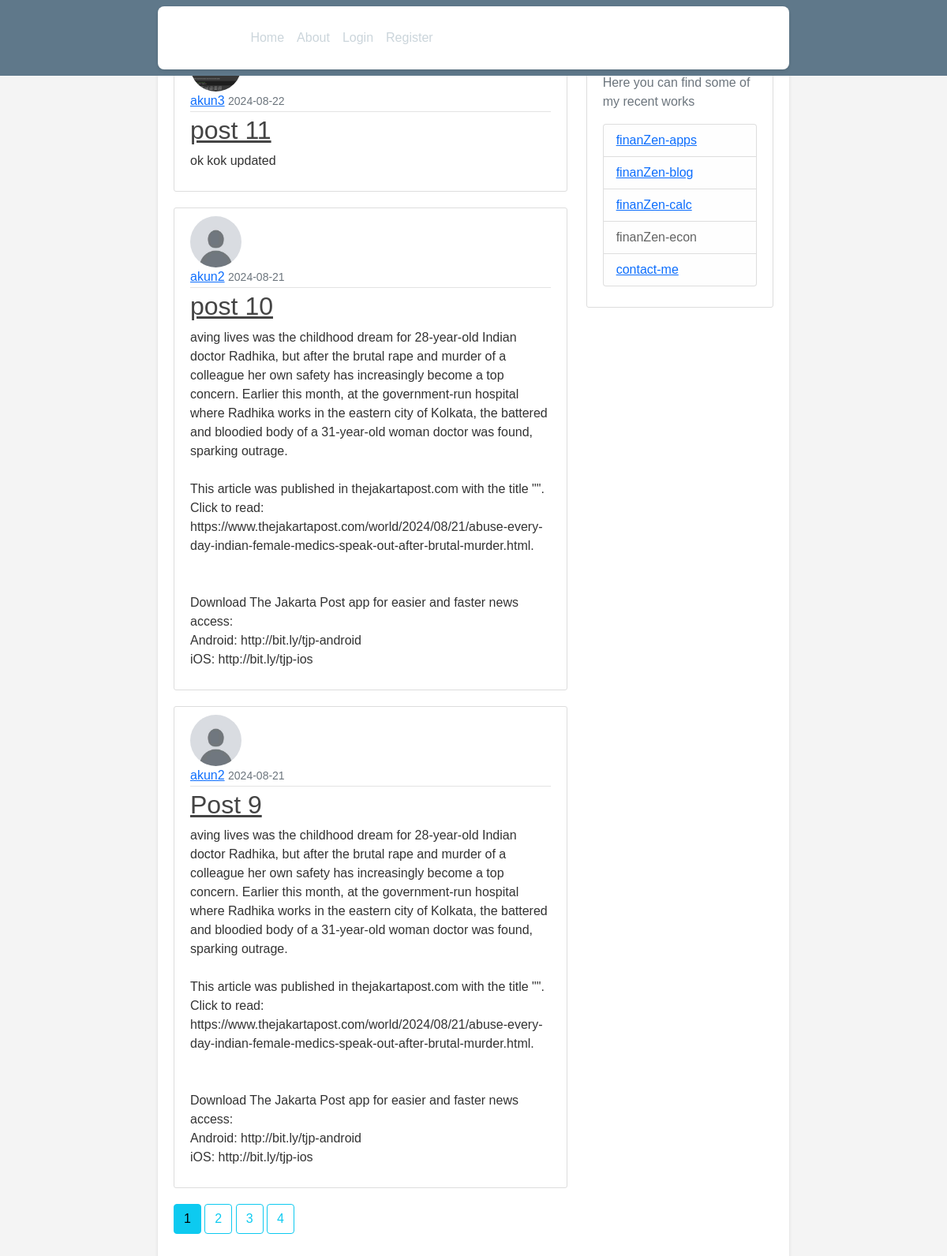
Page /home on the earlier database version.
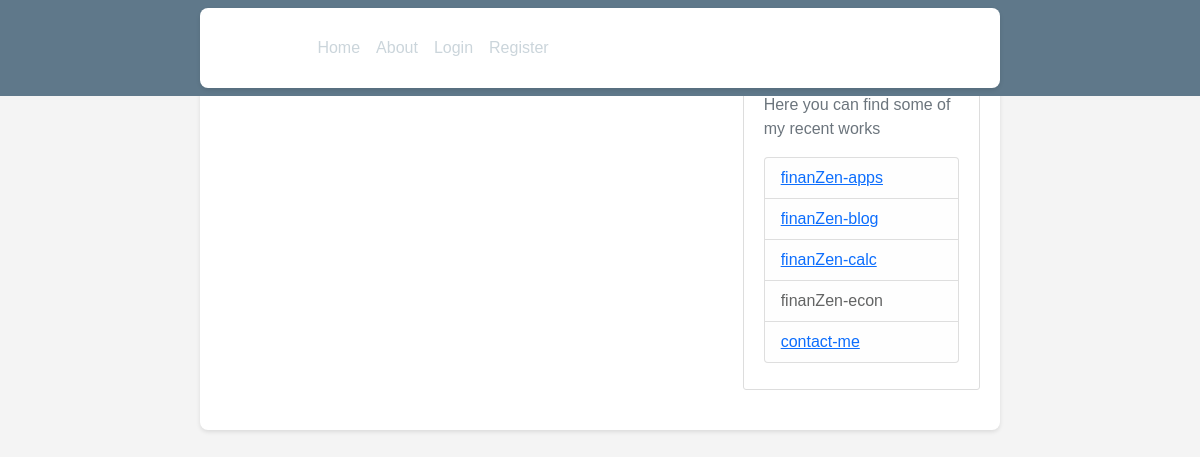
Same page on the later database version.
### finanzen/models.py (models this page shows, shortened)
class Post(db.Model):
    id = db.Column(db.Integer, primary_key=True)
    title = db.Column(db.String(100), nullable=False)
    date_posted = db.Column(db.DateTime, nullable=False, default=datetime.utcnow)
    content = db.Column(db.Text, nullable=False)
    user_id = db.Column(db.Integer, db.ForeignKey('user.id'), nullable=False)

class User(db.Model, UserMixin):
    id = db.Column(db.Integer, primary_key=True)
    username = db.Column(db.String(20), unique=True, nullable=False)
    email = db.Column(db.String(120), unique=True, nullable=False)
    image_file = db.Column(db.String(20), nullable=False, default='default.jpg')
    password = db.Column(db.String(60), nullable=False)
    posts = db.relationship('Post', backref='author', lazy=True)
    assets = db.relationship('Asset', backref='owner', lazy=True)

### finanzen/main/routes.py (the view)
@main.route("/home")
def home():
    page = request.args.get('page', 1, type=int)
    posts = Post.query.order_by(Post.date_posted.desc()).paginate(page=page, per_page=3)
    return render_template('home.html', posts=posts)

### finanzen/templates/home.html
{% extends "layout.html" %}
{% block content %}
    {% for post in posts.items %}
      <article class="media content-section">
        <img class="rounded-circle article-img" src="{{  url_for('static', filename='profile_picts/' + post.author.image_file) }}">
        <div class="media-body">
          <div class="article-metadata">
            <a class="mr-2" href="{{ url_for('users.user_posts', username=post.author.username) }}">{{ post.author.username }}</a>
            <small class="text-muted">{{ post.date_posted.strftime('%Y-%m-%d') }}</small>
          </div>
          <h2><a class="article-title" href="{{ url_for('posts.post', post_id=post.id) }}">{{ post.title }}</a></h2>
          <p class="article-content">{{ post.content }}</p>
        </div>
      </article>
    {% endfor %}
    {% for page_num in posts.iter_pages() %}
      {% if page_num  %}
        {% if posts.page == page_num  %}
          <a class="btn btn-info mb-4" href="{{ url_for('main.home', page=page_num) }}">{{ page_num }}</a>
        {% else %}
          <a class="btn btn-outline-info mb-4" href="{{ url_for('main.home', page=page_num) }}">{{ page_num }}</a>
        {% endif %}
      {% else %}
          ...
      {% endif %}
    {% endfor %}
{% endblock content %}

### finanzen/templates/layout.html (shortened to what this page needs)
<!DOCTYPE html>
<html>
    <head>
        <link href="https://cdn.jsdelivr.net/npm/bootstrap@5.0.2/dist/css/bootstrap.min.css" rel="stylesheet">
        <link rel="stylesheet" type="text/css" href="{{ url_for('static', filename='main.css') }}">
    </head>
    <body>
        <header class="site-header">
            <nav class="navbar navbar-expand-md navbar-dark bg-steel fixed-top">
              <div class="container">
                <a class="navbar-brand mr-4" href="/">Portfolio</a>
                <div class="collapse navbar-collapse" id="navbarToggle">
                  <div class="navbar-nav mr-auto">
                    <a class="nav-item nav-link" href="{{ url_for('main.home') }}">Home</a>
                    <a class="nav-item nav-link" href="{{ url_for('main.about') }}">About</a>
                  </div>
                  <div class="navbar-nav">
                    {% if current_user.is_authenticated %}
                    <a class="nav-item nav-link" href="{{ url_for('posts.new_post') }}">New Post</a>
                    <a class="nav-item nav-link" href="{{ url_for('users.account') }}">Account</a>
                    <a class="nav-item nav-link" href="{{ url_for('users.logout') }}">Logout</a>
                    {% else %}
                    <a class="nav-item nav-link" href="{{ url_for('users.login') }}">Login</a>
                    <a class="nav-item nav-link" href="{{ url_for('users.register') }}">Register</a>
                    {% endif %}
                  </div>
                </div>
              </div>
            </nav>
        </header>
        <main role="main" class="container">
        <div class="row">
            <div class="col-md-8">
            {% block content %}{% endblock %}
            </div>
            <div class="col-md-4">
            <div class="content-section">
                <h3>Latest works</h3>
                <p class='text-muted'>Here you can find some of my recent works
                <ul class="list-group">
                    <li class="list-group-item list-group-item-light"> <a href="{{ url_for('users.login') }}">finanZen-apps</a></li>
                    <li class="list-group-item list-group-item-light"> <a href="{{ url_for('posts.new_post') }}">finanZen-blog</a></li>
                    <li class="list-group-item list-group-item-light"> <a href="{{ url_for('assets.calc') }}">finanZen-calc</a></li>
                    <li class="list-group-item list-group-item-light">finanZen-econ</li>
                    <li class="list-group-item list-group-item-light"><a href="{{ url_for('main.about') }}">contact-me</a></li>
                </ul>
                </p>
            </div>
            </div>
        </div>
        </main>
    </body>
</html>

### finanzen/static/main.css (style rules this page uses)
body { background: #fafafa; color: #333333; margin-top: 5rem; }
h1, h2, h3, h4, h5, h6 { color: #444444; }
.bg-steel { background-color: #5f788a; }
.site-header .navbar-nav .nav-link { color: #cbd5db; }
.content-section { background: #ffffff; padding: 10px 20px; border: 1px solid #dddddd; border-radius: 3px; margin-bottom: 20px; }
body { font-family: Arial, sans-serif; background-color: #f4f4f4; margin: 0; padding: 20px; }
.container { max-width: 800px; margin: 0 auto; background-color: #fff; padding: 20px; border-radius: 8px; box-shadow: 0 2px 4px rgba(0, 0, 0, 0.1); }

Differences in the rows shown:
removed Post: author.username "akun3", date_posted "2024-08-22", title "post 11", content "ok kok updated"
removed Post: image_file (placeholder picture), author.username "akun2", date_posted "2024-08-21", title "post 10", content "aving lives was the childhood dream for 28-year-old Indian doctor Radhika, but after the brutal rape and murder of a colleague her own safety has increasingly become a top concern. Earlier this month, at the government-run hospital where Radhika works in the eastern city of Kolkata, the battered and bloodied body of a 31-year-old woman doctor was found, sparking outrage. This article was published in thejakartapost.com with the title \"\". Click to read: https://www.thejakartapost.com/world/2024/08/21/abuse-every-day-indian-female-medics-speak-out-after-brutal-murder.html. Download The Jakarta Post app for easier and faster news access: Android: http://bit.ly/tjp-android iOS:…"
removed Post: image_file (placeholder picture), author.username "akun2", date_posted "2024-08-21", title "Post 9", content "aving lives was the childhood dream for 28-year-old Indian doctor Radhika, but after the brutal rape and murder of a colleague her own safety has increasingly become a top concern. Earlier this month, at the government-run hospital where Radhika works in the eastern city of Kolkata, the battered and bloodied body of a 31-year-old woman doctor was found, sparking outrage. This article was published in thejakartapost.com with the title \"\". Click to read: https://www.thejakartapost.com/world/2024/08/21/abuse-every-day-indian-female-medics-speak-out-after-brutal-murder.html. Download The Jakarta Post app for easier and faster news access: Android: http://bit.ly/tjp-android iOS:…"
Other differences:
list line gone: "1"
list line gone: "2"
list line gone: "3"
list line gone: "4"
